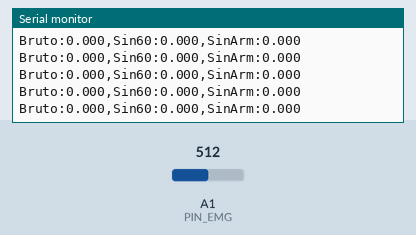
Recording of a sketch running on a simulated Arduino Leonardo, built for the host (arithmetic inside an expression is 32-bit, double 64-bit). On the bench: the last lines printed to the serial monitor. The test bench sets the inputs (shaded band); at power-on: A1 (PIN_EMG) = 512 (analog values on the 0–1023 scale).

Above: at 1.2 s.
1.3 s: A1 (PIN_EMG) set to 716
At 1.45 s:
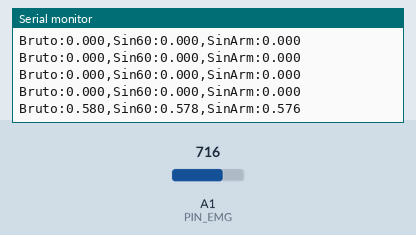
2.8 s: A1 (PIN_EMG) set to 900
At 2.8 s:
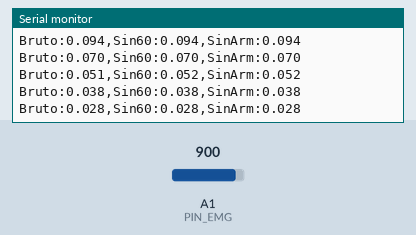
Timing chart, 0 to 5.8 s (numbered marks = the images above; inputs shaded):
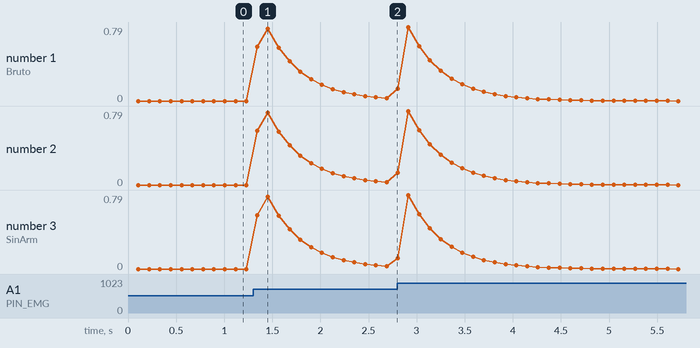

The sketch:

diagnostico_emg_enlace.ino
```cpp
/*
  Diagnóstico de ruido EMG (Arduino UNO R4 WiFi) - lee A0 (JP3 puenteado)
  -----------------------------------------------------------------------
  Imprime 3 RMS (en voltios, a la salida EMG_Out) 10 veces por segundo:
    Bruto   : señal sin DC, sin filtrar

    Sin60   : quitando solo 60 Hz
    SinArm  : quitando 60, 120, 180, 240, 300, 360 y 420 Hz (armónicos de la red)

  Cómo leerlo (en reposo):
    Bruto mucho mayor que Sin60   -> hay mucho 60 Hz
    Sin60 mucho mayor que SinArm  -> los armónicos de la red dominan
    SinArm sigue alto (> ~0.05 V) -> ruido de banda ancha: electrodos, cables o la placa
  Al contraer el bíceps, SinArm debe subir claramente.

  NUEVO - Enlace al ESP32:
    Cada 100 ms manda por Serial1 (pin D1 -> optoacoplador) el RMS SinArm en
    milivoltios, como texto corto ("12\n"). Serial (USB) sigue igual que antes.
*/
#include <Arduino.h>
#include <math.h>

const int PIN_EMG = A1;
const float FS = 1000.0f;                    // Hz
const uint32_t TS_US = 1000;                 // 1/FS en microsegundos
const float V_REF = 5.0f, ADC_MAX = 16383.0f;

// ---- Notch biquad (forma directa II transpuesta) ----
struct Notch {
  float b0, b1, b2, a1, a2, z1 = 0, z2 = 0;
  void init(float f, float Q) {
    float w0 = 2.0f * PI * f / FS, c = cosf(w0), al = sinf(w0) / (2.0f * Q), a0 = 1.0f + al;
    b0 = 1.0f / a0; b1 = -2.0f * c / a0; b2 = 1.0f / a0; a1 = -2.0f * c / a0; a2 = (1.0f - al) / a0;
  }
  float run(float x) { float y = b0 * x + z1; z1 = b1 * x - a1 * y + z2; z2 = b2 * x - a2 * y; return y; }
};

const int N_ARM = 7;
Notch n60, arm[N_ARM];

float dc = 2.5f;
const float ALPHA_DC = 0.003f;               // quita DC (~0.5 Hz)

// RMS en bloques de 100 ms
const int N_BLOQUE = 100;
double s_bruto = 0, s_60 = 0, s_arm = 0;
int cuenta = 0;

void setup() {
  Serial.begin(250000);
  Serial1.begin(9600);                       // NUEVO: enlace al ESP32 por el opto (pin D1)
  analogReadResolution(14);
  n60.init(60.0f, 20.0f);
  for (int k = 0; k < N_ARM; k++) arm[k].init(60.0f * (k + 1), 20.0f);
}

void loop() {
  static uint32_t t_next = micros();
  while ((int32_t)(micros() - t_next) < 0);
  t_next += TS_US;

  float v = analogRead(PIN_EMG) * V_REF / ADC_MAX;
  dc += ALPHA_DC * (v - dc);
  float x = v - dc;

  float y60 = n60.run(x);
  float ya = x;
  for (int k = 0; k < N_ARM; k++) ya = arm[k].run(ya);

  s_bruto += (double)x * x;
  s_60 += (double)y60 * y60;
  s_arm += (double)ya * ya;

  if (++cuenta >= N_BLOQUE) {
    float rmsBruto = sqrt(s_bruto / N_BLOQUE);
    float rms60    = sqrt(s_60 / N_BLOQUE);
    float rmsArm   = sqrt(s_arm / N_BLOQUE);

    Serial.print("Bruto:");   Serial.print(rmsBruto, 3);
    Serial.print(",Sin60:");  Serial.print(rms60, 3);
    Serial.print(",SinArm:"); Serial.println(rmsArm, 3);

    // NUEVO: al ESP32 solo va SinArm en milivoltios. Mensaje corto para que,
    // a 9600 baudios, enviarlo no le robe tiempo al muestreo de 1 kHz.
    Serial1.println((int)(rmsArm * 1000.0f));

    s_bruto = s_60 = s_arm = 0;
    cuenta = 0;
  }
}
```

Measured:
- after the input at 1.3 s, the serial monitor: prints a new line at once (image 1)
- plotted number 1: 0 → 0.03 after the input at 1.3 s
- plotted number 2: 0 → 0.03 after the input at 1.3 s
- plotted number 3: 0 → 0.03 after the input at 1.3 s
